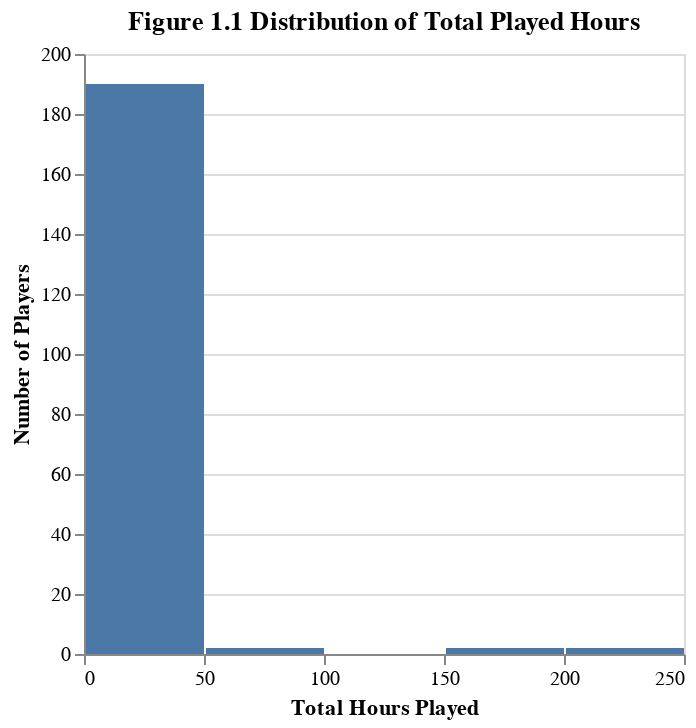

The notebook cell this image was saved under:
### Code cell
# Distribution of Played Hours

played_hours = alt.Chart(players).mark_bar().encode(
        x=alt.X("played_hours:Q", bin=alt.Bin(maxbins=5), title="Total Hours Played"),
        y=alt.Y("count()", title="Number of Players"),
        tooltip=[
            alt.Tooltip("played_hours:Q", title="Hours Played", bin=True),
            alt.Tooltip("count():Q", title="Player Count")
        ]
    ).properties(
        title="Figure 1.1 Distribution of Total Played Hours"
    )

played_hours

### Figure 1 — Vega-Lite specification as saved in the notebook (floating-point values rounded to 4 significant figures; data arrays with more than 128 entries replaced by an {"elided": "..."} marker saying what was removed)
{"config": {"view": {"continuousWidth": 300, "continuousHeight": 300}}, "data": {"name": "data-c7b0df1f14ab073ade9f0df232c136c0"}, "mark": {"type": "bar"}, "encoding": {"tooltip": [{"bin": true, "field": "played_hours", "title": "Hours Played", "type": "quantitative"}, {"aggregate": "count", "title": "Player Count", "type": "quantitative"}], "x": {"bin": {"maxbins": 5}, "field": "played_hours", "title": "Total Hours Played", "type": "quantitative"}, "y": {"aggregate": "count", "title": "Number of Players", "type": "quantitative"}}, "title": "Figure 1.1 Distribution of Total Played Hours", "$schema": "https://vega.github.io/schema/vega-lite/v5.16.3.json", "datasets": {"data-c7b0df1f14ab073ade9f0df232c136c0": {"elided": "196 records"}}}
